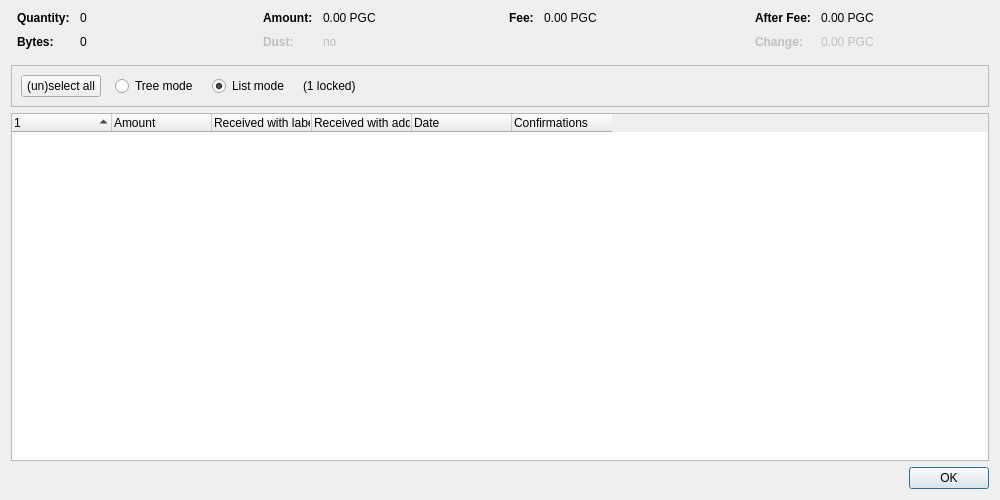
<?xml version="1.0" encoding="UTF-8"?>
<ui version="4.0">
 <class>CoinControlDialog</class>
 <widget class="QDialog" name="CoinControlDialog">
  <property name="geometry">
   <rect>
    <x>0</x>
    <y>0</y>
    <width>1000</width>
    <height>500</height>
   </rect>
  </property>
  <property name="windowTitle">
   <string>Coin Selection</string>
  </property>
  <layout class="QVBoxLayout" name="verticalLayout">
   <item>
    <layout class="QHBoxLayout" name="horizontalLayoutTop" stretch="0,0,0,0">
     <property name="topMargin">
      <number>0</number>
     </property>
     <property name="bottomMargin">
      <number>10</number>
     </property>
     <item>
      <layout class="QFormLayout" name="formLayoutCoinControl1">
       <property name="horizontalSpacing">
        <number>10</number>
       </property>
       <property name="verticalSpacing">
        <number>10</number>
       </property>
       <property name="leftMargin">
        <number>6</number>
       </property>
       <property name="rightMargin">
        <number>6</number>
       </property>
       <item row="0" column="0">
        <widget class="QLabel" name="labelCoinControlQuantityText">
         <property name="font">
          <font>
           <weight>75</weight>
           <bold>true</bold>
          </font>
         </property>
         <property name="text">
          <string>Quantity:</string>
         </property>
        </widget>
       </item>
       <item row="0" column="1">
        <widget class="QLabel" name="labelCoinControlQuantity">
         <property name="cursor">
          <cursorShape>IBeamCursor</cursorShape>
         </property>
         <property name="contextMenuPolicy">
          <enum>Qt::ActionsContextMenu</enum>
         </property>
         <property name="text">
          <string notr="true">0</string>
         </property>
         <property name="textInteractionFlags">
          <set>Qt::LinksAccessibleByMouse|Qt::TextSelectableByKeyboard|Qt::TextSelectableByMouse</set>
         </property>
        </widget>
       </item>
       <item row="1" column="0">
        <widget class="QLabel" name="labelCoinControlBytesText">
         <property name="font">
          <font>
           <weight>75</weight>
           <bold>true</bold>
          </font>
         </property>
         <property name="text">
          <string>Bytes:</string>
         </property>
        </widget>
       </item>
       <item row="1" column="1">
        <widget class="QLabel" name="labelCoinControlBytes">
         <property name="cursor">
          <cursorShape>IBeamCursor</cursorShape>
         </property>
         <property name="contextMenuPolicy">
          <enum>Qt::ActionsContextMenu</enum>
         </property>
         <property name="text">
          <string notr="true">0</string>
         </property>
         <property name="textInteractionFlags">
          <set>Qt::LinksAccessibleByMouse|Qt::TextSelectableByKeyboard|Qt::TextSelectableByMouse</set>
         </property>
        </widget>
       </item>
      </layout>
     </item>
     <item>
      <layout class="QFormLayout" name="formLayoutCoinControl2">
       <property name="horizontalSpacing">
        <number>10</number>
       </property>
       <property name="verticalSpacing">
        <number>10</number>
       </property>
       <property name="leftMargin">
        <number>6</number>
       </property>
       <property name="rightMargin">
        <number>6</number>
       </property>
       <item row="0" column="0">
        <widget class="QLabel" name="labelCoinControlAmountText">
         <property name="font">
          <font>
           <weight>75</weight>
           <bold>true</bold>
          </font>
         </property>
         <property name="text">
          <string>Amount:</string>
         </property>
        </widget>
       </item>
       <item row="0" column="1">
        <widget class="QLabel" name="labelCoinControlAmount">
         <property name="cursor">
          <cursorShape>IBeamCursor</cursorShape>
         </property>
         <property name="contextMenuPolicy">
          <enum>Qt::ActionsContextMenu</enum>
         </property>
         <property name="text">
          <string notr="true">0.00 PGC</string>
         </property>
         <property name="textInteractionFlags">
          <set>Qt::LinksAccessibleByMouse|Qt::TextSelectableByKeyboard|Qt::TextSelectableByMouse</set>
         </property>
        </widget>
       </item>
       <item row="1" column="0">
        <widget class="QLabel" name="labelCoinControlLowOutputText">
         <property name="enabled">
          <bool>false</bool>
         </property>
         <property name="font">
          <font>
           <weight>75</weight>
           <bold>true</bold>
          </font>
         </property>
         <property name="text">
          <string>Dust:</string>
         </property>
        </widget>
       </item>
       <item row="1" column="1">
        <widget class="QLabel" name="labelCoinControlLowOutput">
         <property name="enabled">
          <bool>false</bool>
         </property>
         <property name="cursor">
          <cursorShape>IBeamCursor</cursorShape>
         </property>
         <property name="contextMenuPolicy">
          <enum>Qt::ActionsContextMenu</enum>
         </property>
         <property name="text">
          <string notr="true">no</string>
         </property>
         <property name="textInteractionFlags">
          <set>Qt::LinksAccessibleByMouse|Qt::TextSelectableByKeyboard|Qt::TextSelectableByMouse</set>
         </property>
        </widget>
       </item>
      </layout>
     </item>
     <item>
      <layout class="QFormLayout" name="formLayoutCoinControl3">
       <property name="horizontalSpacing">
        <number>10</number>
       </property>
       <property name="verticalSpacing">
        <number>10</number>
       </property>
       <property name="leftMargin">
        <number>6</number>
       </property>
       <property name="rightMargin">
        <number>6</number>
       </property>
       <item row="0" column="0">
        <widget class="QLabel" name="labelCoinControlFeeText">
         <property name="font">
          <font>
           <weight>75</weight>
           <bold>true</bold>
          </font>
         </property>
         <property name="text">
          <string>Fee:</string>
         </property>
        </widget>
       </item>
       <item row="0" column="1">
        <widget class="QLabel" name="labelCoinControlFee">
         <property name="cursor">
          <cursorShape>IBeamCursor</cursorShape>
         </property>
         <property name="contextMenuPolicy">
          <enum>Qt::ActionsContextMenu</enum>
         </property>
         <property name="text">
          <string notr="true">0.00 PGC</string>
         </property>
         <property name="textInteractionFlags">
          <set>Qt::LinksAccessibleByMouse|Qt::TextSelectableByKeyboard|Qt::TextSelectableByMouse</set>
         </property>
        </widget>
       </item>
      </layout>
     </item>
     <item>
      <layout class="QFormLayout" name="formLayoutCoinControl4">
       <property name="horizontalSpacing">
        <number>10</number>
       </property>
       <property name="verticalSpacing">
        <number>10</number>
       </property>
       <property name="leftMargin">
        <number>6</number>
       </property>
       <property name="rightMargin">
        <number>6</number>
       </property>
       <item row="0" column="0">
        <widget class="QLabel" name="labelCoinControlAfterFeeText">
         <property name="font">
          <font>
           <weight>75</weight>
           <bold>true</bold>
          </font>
         </property>
         <property name="text">
          <string>After Fee:</string>
         </property>
        </widget>
       </item>
       <item row="0" column="1">
        <widget class="QLabel" name="labelCoinControlAfterFee">
         <property name="cursor">
          <cursorShape>IBeamCursor</cursorShape>
         </property>
         <property name="contextMenuPolicy">
          <enum>Qt::ActionsContextMenu</enum>
         </property>
         <property name="text">
          <string notr="true">0.00 PGC</string>
         </property>
         <property name="textInteractionFlags">
          <set>Qt::LinksAccessibleByMouse|Qt::TextSelectableByKeyboard|Qt::TextSelectableByMouse</set>
         </property>
        </widget>
       </item>
       <item row="1" column="0">
        <widget class="QLabel" name="labelCoinControlChangeText">
         <property name="enabled">
          <bool>false</bool>
         </property>
         <property name="font">
          <font>
           <weight>75</weight>
           <bold>true</bold>
          </font>
         </property>
         <property name="text">
          <string>Change:</string>
         </property>
        </widget>
       </item>
       <item row="1" column="1">
        <widget class="QLabel" name="labelCoinControlChange">
         <property name="enabled">
          <bool>false</bool>
         </property>
         <property name="cursor">
          <cursorShape>IBeamCursor</cursorShape>
         </property>
         <property name="contextMenuPolicy">
          <enum>Qt::ActionsContextMenu</enum>
         </property>
         <property name="text">
          <string notr="true">0.00 PGC</string>
         </property>
         <property name="textInteractionFlags">
          <set>Qt::LinksAccessibleByMouse|Qt::TextSelectableByKeyboard|Qt::TextSelectableByMouse</set>
         </property>
        </widget>
       </item>
      </layout>
     </item>
    </layout>
   </item>
   <item>
    <widget class="QFrame" name="frame">
     <property name="minimumSize">
      <size>
       <width>0</width>
       <height>40</height>
      </size>
     </property>
     <property name="frameShape">
      <enum>QFrame::StyledPanel</enum>
     </property>
     <property name="frameShadow">
      <enum>QFrame::Sunken</enum>
     </property>
     <layout class="QHBoxLayout" name="horizontalLayout">
      <item>
       <layout class="QHBoxLayout" name="horizontalLayoutPanel" stretch="0,0,0,0,0">
        <property name="spacing">
         <number>14</number>
        </property>
        <item>
         <widget class="QPushButton" name="pushButtonSelectAll">
          <property name="sizePolicy">
           <sizepolicy hsizetype="Maximum" vsizetype="Fixed">
            <horstretch>0</horstretch>
            <verstretch>0</verstretch>
           </sizepolicy>
          </property>
          <property name="text">
           <string>(un)select all</string>
          </property>
          <property name="autoDefault">
           <bool>false</bool>
          </property>
         </widget>
        </item>
        <item>
         <widget class="QRadioButton" name="radioTreeMode">
          <property name="sizePolicy">
           <sizepolicy hsizetype="Maximum" vsizetype="Fixed">
            <horstretch>0</horstretch>
            <verstretch>0</verstretch>
           </sizepolicy>
          </property>
          <property name="text">
           <string>Tree mode</string>
          </property>
         </widget>
        </item>
        <item>
         <widget class="QRadioButton" name="radioListMode">
          <property name="sizePolicy">
           <sizepolicy hsizetype="Maximum" vsizetype="Fixed">
            <horstretch>0</horstretch>
            <verstretch>0</verstretch>
           </sizepolicy>
          </property>
          <property name="text">
           <string>List mode</string>
          </property>
          <property name="checked">
           <bool>true</bool>
          </property>
         </widget>
        </item>
        <item>
         <widget class="QLabel" name="labelLocked">
          <property name="text">
           <string notr="true">(1 locked)</string>
          </property>
         </widget>
        </item>
        <item>
         <spacer name="horizontalSpacer">
          <property name="orientation">
           <enum>Qt::Horizontal</enum>
          </property>
          <property name="sizeHint" stdset="0">
           <size>
            <width>40</width>
            <height>20</height>
           </size>
          </property>
         </spacer>
        </item>
       </layout>
      </item>
     </layout>
    </widget>
   </item>
   <item>
    <widget class="CoinControlTreeWidget" name="treeWidget">
     <property name="contextMenuPolicy">
      <enum>Qt::CustomContextMenu</enum>
     </property>
     <property name="sortingEnabled">
      <bool>false</bool>
     </property>
     <property name="columnCount">
      <number>6</number>
     </property>
     <attribute name="headerShowSortIndicator" stdset="0">
      <bool>true</bool>
     </attribute>
     <attribute name="headerStretchLastSection">
      <bool>false</bool>
     </attribute>
     <column>
      <property name="text">
       <string/>
      </property>
     </column>
     <column>
      <property name="text">
       <string>Amount</string>
      </property>
     </column>
     <column>
      <property name="text">
       <string>Received with label</string>
      </property>
     </column>
     <column>
      <property name="text">
       <string>Received with address</string>
      </property>
     </column>
     <column>
      <property name="text">
       <string>Date</string>
      </property>
     </column>
     <column>
      <property name="text">
       <string>Confirmations</string>
      </property>
      <property name="toolTip">
       <string>Confirmed</string>
      </property>
     </column>
     <column>
      <property name="text">
       <string/>
      </property>
     </column>
     <column>
      <property name="text">
       <string/>
      </property>
     </column>
     <column>
      <property name="text">
       <string/>
      </property>
     </column>
     <column>
      <property name="text">
       <string/>
      </property>
     </column>
    </widget>
   </item>
   <item>
    <widget class="QDialogButtonBox" name="buttonBox">
     <property name="orientation">
      <enum>Qt::Horizontal</enum>
     </property>
     <property name="standardButtons">
      <set>QDialogButtonBox::Ok</set>
     </property>
    </widget>
   </item>
  </layout>
 </widget>
 <customwidgets>
  <customwidget>
   <class>CoinControlTreeWidget</class>
   <extends>QTreeWidget</extends>
   <header>qt/coincontroltreewidget.h</header>
  </customwidget>
 </customwidgets>
 <resources/>
 <connections/>
</ui>
